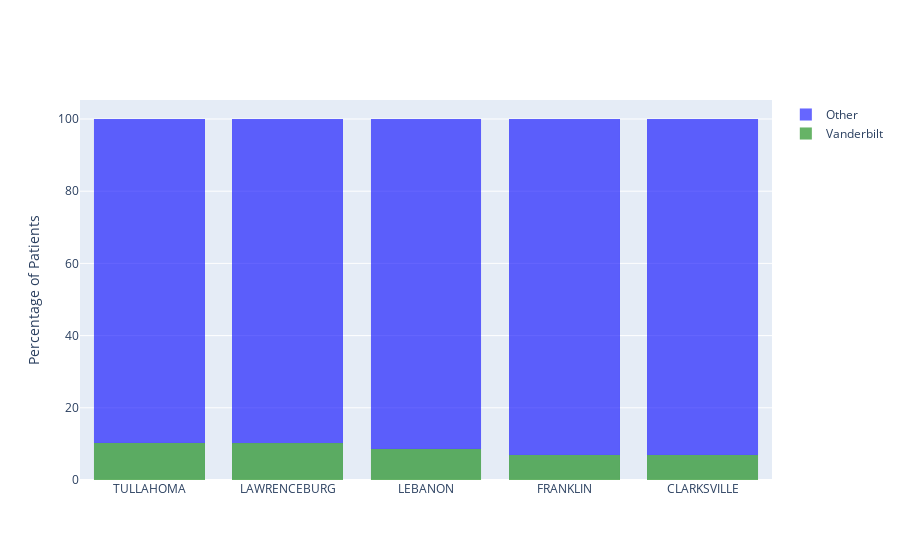

Write notebook code for a chart like this one.
### Markdown cell above
When taking number of doctors into account, cities that refer to vanderbilt outside of their community most often by percentage are Tullahoma, Lawrenceburg, Lebanon, Franklin, and Clarksville.

### Code cell
fig = go.Figure()
fig.add_trace(go.Bar(
    y=top_5_abv_avg['Referrals to Vanderbilt'],
    x=top_5_abv_avg.city_from,
    name="Vanderbilt",
    marker=dict(
        color='rgba(0,128,0, 0.6)',
        line=dict(color='rgba(0,128,0, 0.5)', width=0.05)
    )))

fig.add_trace(go.Bar(
    y=top_5_abv_avg['Referrals to Other Facilities'],
    x=top_5_abv_avg.city_from,
    name="Other",
    marker=dict(
        color='rgba(0,0,255, 0.6)',
        line=dict(color='rgba(0,0,255, 0.5)', width=0.05)
    )
))

fig.update_layout(barmode = 'stack',
                  hovermode = 'x', 
                  yaxis = dict(title_text = 'Percentage of Patients'))
fig.show()

### Figure 1 — Plotly figure (JSON) as saved in the notebook; plotly's stock layout.template omitted (floating-point values rounded to 4 significant figures)
{"data": [{"marker": {"color": "rgba(0,128,0, 0.6)", "line": {"color": "rgba(0,128,0, 0.5)", "width": 0.05}}, "name": "Vanderbilt", "type": "bar", "x": ["TULLAHOMA", "LAWRENCEBURG", "LEBANON", "FRANKLIN", "CLARKSVILLE"], "y": [10.37, 10.25, 8.696, 7.043, 6.982]}, {"marker": {"color": "rgba(0,0,255, 0.6)", "line": {"color": "rgba(0,0,255, 0.5)", "width": 0.05}}, "name": "Other", "type": "bar", "x": ["TULLAHOMA", "LAWRENCEBURG", "LEBANON", "FRANKLIN", "CLARKSVILLE"], "y": [89.63, 89.75, 91.3, 92.96, 93.02]}], "layout": {"barmode": "stack", "hovermode": "x", "yaxis": {"title": {"text": "Percentage of Patients"}}}}
